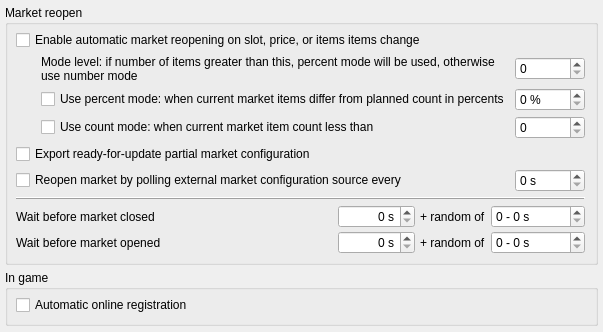
     <widget class="QWidget" name="tab_2">
      <attribute name="title">
       <string>Settings</string>
      </attribute>
      <layout class="QGridLayout" name="gridLayout" rowstretch="0,0,0" columnstretch="0">
       <property name="leftMargin">
        <number>5</number>
       </property>
       <property name="topMargin">
        <number>5</number>
       </property>
       <property name="rightMargin">
        <number>5</number>
       </property>
       <property name="bottomMargin">
        <number>5</number>
       </property>
       <property name="spacing">
        <number>5</number>
       </property>
       <item row="0" column="0">
        <widget class="QGroupBox" name="groupBox">
         <property name="sizePolicy">
          <sizepolicy hsizetype="Preferred" vsizetype="Fixed">
           <horstretch>0</horstretch>
           <verstretch>0</verstretch>
          </sizepolicy>
         </property>
         <property name="title">
          <string>Market reopen</string>
         </property>
         <layout class="QGridLayout" name="gridLayout_3" columnstretch="0,1,0,0">
          <property name="leftMargin">
           <number>8</number>
          </property>
          <property name="topMargin">
           <number>5</number>
          </property>
          <property name="rightMargin">
           <number>10</number>
          </property>
          <property name="bottomMargin">
           <number>8</number>
          </property>
          <property name="spacing">
           <number>5</number>
          </property>
          <item row="3" column="1" colspan="2">
           <widget class="QCheckBox" name="cbEnableAutoreopenValue">
            <property name="sizePolicy">
             <sizepolicy hsizetype="Expanding" vsizetype="Fixed">
              <horstretch>0</horstretch>
              <verstretch>0</verstretch>
             </sizepolicy>
            </property>
            <property name="toolTip">
             <string>Enabled or disables trigger based on remaining item amount.</string>
            </property>
            <property name="text">
             <string>Use count mode: when current market item count less than</string>
            </property>
           </widget>
          </item>
          <item row="1" column="3">
           <widget class="QSpinBox" name="udAutoreopenModeSelector">
            <property name="sizePolicy">
             <sizepolicy hsizetype="Preferred" vsizetype="Fixed">
              <horstretch>0</horstretch>
              <verstretch>0</verstretch>
             </sizepolicy>
            </property>
            <property name="minimumSize">
             <size>
              <width>70</width>
              <height>0</height>
             </size>
            </property>
            <property name="toolTip">
             <string>Sets item amount which determines what kind of trigger to use for reopen decision.
For example, if this is set to 10 and planned amount is greater than 10 then percent trigger will be used,
otherwise the decision will be made based on remaining items amount</string>
            </property>
            <property name="maximum">
             <number>50000</number>
            </property>
           </widget>
          </item>
          <item row="3" column="3">
           <widget class="QSpinBox" name="udAutoreopenValue">
            <property name="sizePolicy">
             <sizepolicy hsizetype="Preferred" vsizetype="Fixed">
              <horstretch>0</horstretch>
              <verstretch>0</verstretch>
             </sizepolicy>
            </property>
            <property name="toolTip">
             <string>If amount of items remaining in market slot
will be less than this value market will be reopen
</string>
            </property>
            <property name="maximum">
             <number>50000</number>
            </property>
           </widget>
          </item>
          <item row="1" column="0">
           <spacer name="horizontalSpacer_3">
            <property name="orientation">
             <enum>Qt::Horizontal</enum>
            </property>
            <property name="sizeType">
             <enum>QSizePolicy::Fixed</enum>
            </property>
            <property name="sizeHint" stdset="0">
             <size>
              <width>20</width>
              <height>1</height>
             </size>
            </property>
           </spacer>
          </item>
          <item row="2" column="3">
           <widget class="QSpinBox" name="udAutoreopenPercentage">
            <property name="sizePolicy">
             <sizepolicy hsizetype="Preferred" vsizetype="Fixed">
              <horstretch>0</horstretch>
              <verstretch>0</verstretch>
             </sizepolicy>
            </property>
            <property name="toolTip">
             <string>If change in item amount (market reopen effect)
will be greater than this percent market will be reopen</string>
            </property>
            <property name="suffix">
             <string> %</string>
            </property>
            <property name="maximum">
             <number>100</number>
            </property>
           </widget>
          </item>
          <item row="1" column="1" colspan="2">
           <widget class="QLabel" name="label_5">
            <property name="sizePolicy">
             <sizepolicy hsizetype="Expanding" vsizetype="Preferred">
              <horstretch>0</horstretch>
              <verstretch>0</verstretch>
             </sizepolicy>
            </property>
            <property name="text">
             <string>Mode level: if number of items greater than this, percent mode will be used, otherwise use number mode</string>
            </property>
            <property name="wordWrap">
             <bool>true</bool>
            </property>
           </widget>
          </item>
          <item row="2" column="1" colspan="2">
           <widget class="QCheckBox" name="cbEnableAutoreopenPercentage">
            <property name="sizePolicy">
             <sizepolicy hsizetype="Expanding" vsizetype="Fixed">
              <horstretch>0</horstretch>
              <verstretch>0</verstretch>
             </sizepolicy>
            </property>
            <property name="toolTip">
             <string>Enables or disables trigger based on item change percentage.</string>
            </property>
            <property name="text">
             <string>Use percent mode: when current market items differ from planned count in percents</string>
            </property>
           </widget>
          </item>
          <item row="0" column="0" colspan="4">
           <widget class="QCheckBox" name="cbEnableAutoReopen">
            <property name="toolTip">
             <string>Enables or disables automatic market reopening based on what of following rules are apllying.
Market will be closed, reevaluated and opened again</string>
            </property>
            <property name="text">
             <string>Enable automatic market reopening on slot, price, or items items change</string>
            </property>
           </widget>
          </item>
          <item row="6" column="3">
           <widget class="QSpinBox" name="udAutoReopenExternalInterval">
            <property name="suffix">
             <string> s</string>
            </property>
            <property name="maximum">
             <number>86400</number>
            </property>
           </widget>
          </item>
          <item row="6" column="0" colspan="2">
           <widget class="QCheckBox" name="cbEnableAutoReopenExternal">
            <property name="toolTip">
             <string>Enables or disables automatic market reopening based on external configuration source (additional parital configuration file).</string>
            </property>
            <property name="text">
             <string>Reopen market by polling external market configuration source every</string>
            </property>
           </widget>
          </item>
          <item row="9" column="0" colspan="4">
           <layout class="QGridLayout" name="gridLayout_4">
            <property name="leftMargin">
             <number>0</number>
            </property>
            <property name="topMargin">
             <number>0</number>
            </property>
            <property name="rightMargin">
             <number>0</number>
            </property>
            <property name="bottomMargin">
             <number>0</number>
            </property>
            <property name="horizontalSpacing">
             <number>5</number>
            </property>
            <property name="verticalSpacing">
             <number>3</number>
            </property>
            <item row="0" column="0">
             <widget class="QLabel" name="label_7">
              <property name="sizePolicy">
               <sizepolicy hsizetype="Expanding" vsizetype="Preferred">
                <horstretch>0</horstretch>
                <verstretch>0</verstretch>
               </sizepolicy>
              </property>
              <property name="text">
               <string>Wait before market closed</string>
              </property>
             </widget>
            </item>
            <item row="0" column="2">
             <widget class="QLabel" name="label_8">
              <property name="text">
               <string>+ random of</string>
              </property>
             </widget>
            </item>
            <item row="0" column="1">
             <widget class="QSpinBox" name="udAutoreopenDelayClose">
              <property name="alignment">
               <set>Qt::AlignRight|Qt::AlignTrailing|Qt::AlignVCenter</set>
              </property>
              <property name="suffix">
               <string> s</string>
              </property>
              <property name="maximum">
               <number>2592000</number>
              </property>
             </widget>
            </item>
            <item row="0" column="3">
             <widget class="QSpinBox" name="udAutoreopenDelayCloseRnd">
              <property name="alignment">
               <set>Qt::AlignLeading|Qt::AlignLeft|Qt::AlignVCenter</set>
              </property>
              <property name="suffix">
               <string> s</string>
              </property>
              <property name="prefix">
               <string>0 - </string>
              </property>
              <property name="maximum">
               <number>2592000</number>
              </property>
             </widget>
            </item>
            <item row="1" column="0">
             <widget class="QLabel" name="label_9">
              <property name="sizePolicy">
               <sizepolicy hsizetype="Expanding" vsizetype="Preferred">
                <horstretch>0</horstretch>
                <verstretch>0</verstretch>
               </sizepolicy>
              </property>
              <property name="text">
               <string>Wait before market opened</string>
              </property>
             </widget>
            </item>
            <item row="1" column="1">
             <widget class="QSpinBox" name="udAutoreopenDelayOpen">
              <property name="alignment">
               <set>Qt::AlignRight|Qt::AlignTrailing|Qt::AlignVCenter</set>
              </property>
              <property name="suffix">
               <string> s</string>
              </property>
              <property name="maximum">
               <number>2592000</number>
              </property>
             </widget>
            </item>
            <item row="1" column="2">
             <widget class="QLabel" name="label_10">
              <property name="text">
               <string>+ random of</string>
              </property>
             </widget>
            </item>
            <item row="1" column="3">
             <widget class="QSpinBox" name="udAutoreopenDelayOpenRnd">
              <property name="alignment">
               <set>Qt::AlignLeading|Qt::AlignLeft|Qt::AlignVCenter</set>
              </property>
              <property name="suffix">
               <string> s</string>
              </property>
              <property name="prefix">
               <string>0 - </string>
              </property>
              <property name="maximum">
               <number>2592000</number>
              </property>
             </widget>
            </item>
           </layout>
          </item>
          <item row="5" column="0" colspan="2">
           <widget class="QCheckBox" name="cbSavePartialConfig">
            <property name="toolTip">
             <string>When enabled, exports market configuration to file which can be used as source to market update and reopen.</string>
            </property>
            <property name="text">
             <string>Export ready-for-update partial market configuration</string>
            </property>
           </widget>
          </item>
          <item row="7" column="0" colspan="4">
           <widget class="QFrame" name="frame">
            <property name="frameShape">
             <enum>QFrame::HLine</enum>
            </property>
            <property name="frameShadow">
             <enum>QFrame::Raised</enum>
            </property>
           </widget>
          </item>
         </layout>
        </widget>
       </item>
       <item row="1" column="0">
        <widget class="QGroupBox" name="groupBox_5">
         <property name="title">
          <string>In game</string>
         </property>
         <layout class="QVBoxLayout" name="verticalLayout_8">
          <property name="spacing">
           <number>5</number>
          </property>
          <property name="leftMargin">
           <number>8</number>
          </property>
          <property name="topMargin">
           <number>5</number>
          </property>
          <property name="rightMargin">
           <number>8</number>
          </property>
          <property name="bottomMargin">
           <number>8</number>
          </property>
          <item>
           <widget class="QCheckBox" name="cbOnlineRegistration">
            <property name="toolTip">
             <string>Performs 'online registration' on login and once per next day(s)</string>
            </property>
            <property name="text">
             <string>Automatic online registration</string>
            </property>
           </widget>
          </item>
         </layout>
        </widget>
       </item>
       <item row="2" column="0">
        <spacer name="verticalSpacer_2">
         <property name="orientation">
          <enum>Qt::Vertical</enum>
         </property>
         <property name="sizeHint" stdset="0">
          <size>
           <width>1</width>
           <height>1</height>
          </size>
         </property>
        </spacer>
       </item>
      </layout>
     </widget>
